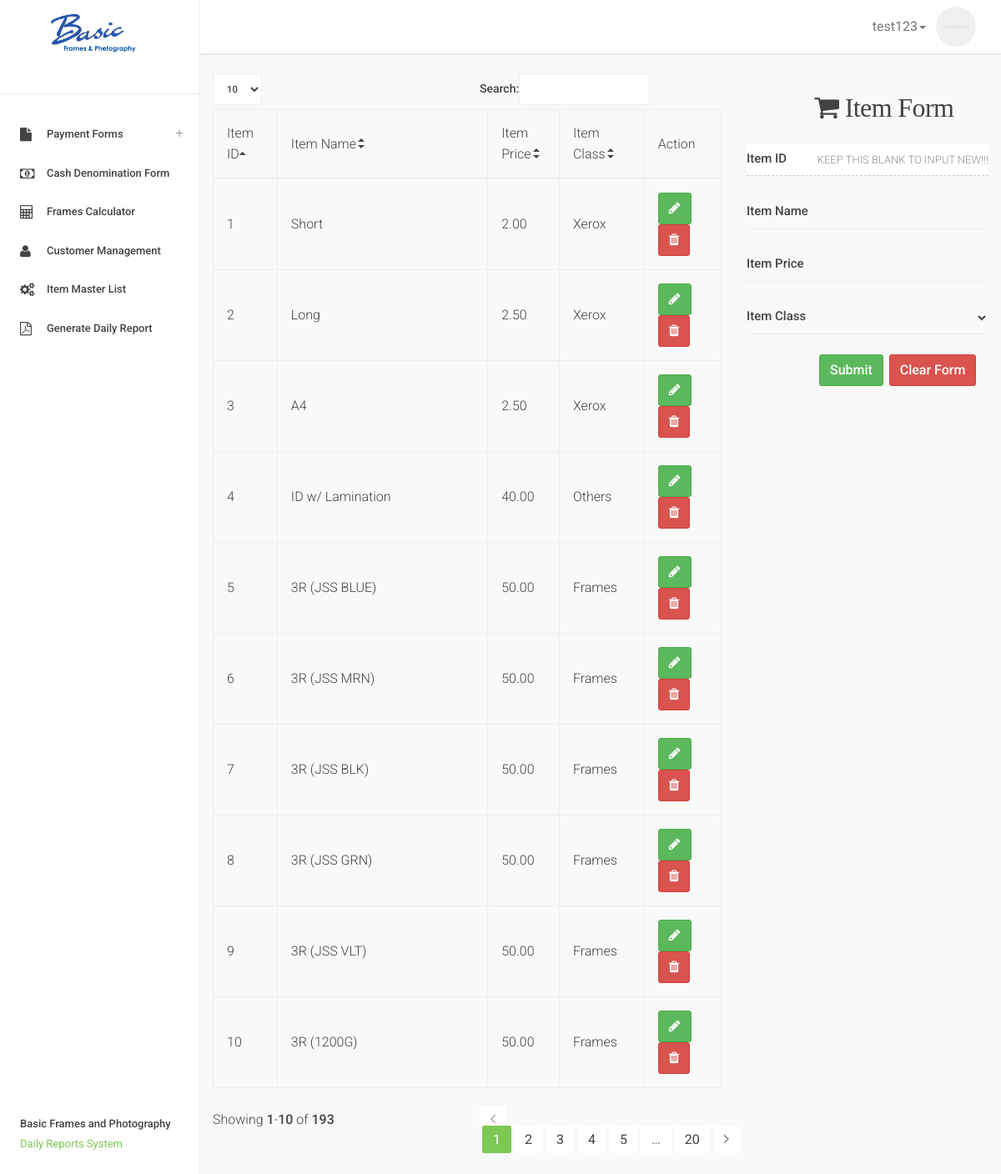
Screenshot of /item_master_list.php (signed in) with the database file from the repository.
### tables this page shows
CREATE TABLE `item_master_list` (
  `id` int(50) NOT NULL AUTO_INCREMENT,
  `item_name` varchar(50) DEFAULT NULL,
  `price` varchar(50) DEFAULT NULL,
  `item_class` varchar(50) DEFAULT NULL,
  PRIMARY KEY (`id`)
);

### functions/retrieve_item_master_list_table.php (the view, shortened to what this page needs)
<?php
include('connection.php');
$sql = "SELECT * FROM item_master_list";
$result = $conn->query($sql);
	if ($result->num_rows > 0) {
	  while($row = $result->fetch_assoc()) {
	  	if($row['price'] != ""){
	  		$color = "";
	  	}else{
	  		$color = "red";
	  	}
	  	echo "<tr style='color:".$color.";'>";
	  	echo "<td>".$row['id']."</td>";
	  	echo "<td>".$row['item_name']."</td>";
	  	echo "<td>".$row['price']."</td>";
	  	echo "<td>".$row['item_class']."</td>";
	  	echo "<td>
	  	<a href='item_master_list.php?edit_id=".$row['id']."'><button id='edit_item' class='btn btn-success' data-toggle='tooltip' data-placement='left' title='Edit Item'><i class='fa fa-pencil'></i></button></a>
	  	<a href='item_master_list.php?delete_id=".$row['id']."'><button id='delete_item' class='btn btn-danger' data-toggle='tooltip' data-placement='right' title='Delete Item'><i class='fa fa-trash'></i></button></a>
	  	</td>";
	  	echo "</tr>";
	  }
	}else{
	}
?>

### item_master_list.php (shortened to what this page needs)
<?php
if(isset($_GET['edit_id'])){
    $item_id = $_GET['edit_id'];
    include('./functions/item_id_checker.php');
    $item_name = $_SESSION['item_name'];
    $item_price = $_SESSION['price'];
    $item_class = $_SESSION['item_class'];
}
else{
    $item_id = '';
    $item_name = '';
    $item_price = '';
}
?>
<!DOCTYPE html>
<html class="app-ui">
    <head>
        <link rel="stylesheet" id="css-font-awesome" href="assets/css/font-awesome.css" />
        <link rel="stylesheet" id="css-ionicons" href="assets/css/ionicons.css" />
        <link rel="stylesheet" id="css-bootstrap" href="assets/css/bootstrap.css" />
        <link rel="stylesheet" id="css-app" href="assets/css/app.css" />
        <link rel="stylesheet" id="css-app-custom" href="assets/css/app-custom.css" />
        <link rel='stylesheet' href='https://cdn.jsdelivr.net/npm/sweetalert2@10.10.1/dist/sweetalert2.min.css'>
    </head>
    <body class="app-ui layout-has-drawer layout-has-fixed-header">
        <div class="app-layout-canvas">
            <div class="app-layout-container">
                <aside class="app-layout-drawer">
                    <div class="app-layout-drawer-scroll">
                        <div id="logo" class="drawer-header">
                            <a href="index.php"><img class="img-responsive" src="img/basicLogo.png" title="AppUI" alt="AppUI" style="height: 85px;margin-left: 25%;" /></a>
                        </div>
                        <nav class="drawer-main">
                            <ul class="nav nav-drawer">
                                <hr>
                               <li class="nav-item nav-item-has-subnav">
                                    <a href="javascript:void(0)"><i class="fa fa-file"></i> Payment Forms</a>
                                </li>
                                <li class="nav-item ">
                                    <a href="#" data-toggle="modal" data-target="#modal-cash_denomination"><i class="fa fa-money"></i> Cash Denomination Form</a>
                                </li>
                                <li class="nav-item ">
                                    <a href="frames_calculator.php"><i class="fa fa-calculator"></i> Frames Calculator</a>
                                </li>
                                <li class="nav-item ">
                                    <a href="customer_management.php"><i class="fa fa-user"></i> Customer Management</a>
                                </li>
                                <li class="nav-item ">
                                    <a href="item_master_list.php"><i class="fa fa-cogs"></i> Item Master List</a>
                                </li>
                                <li class="nav-item ">
                                    <a href="test_pdf.php" target="_blank"><i class="fa fa-file-pdf-o"></i> Generate Daily Report</a>
                                </li>
                            </ul>
                        </nav>
                        <div class="drawer-footer" style="position: fixed;">
                            <p class="copyright">Basic Frames and Photography</p>
                            <a href="#" rel="nofollow">Daily Reports System</a>
                        </div>
                    </div>
                </aside>
                <header class="app-layout-header">
                    <nav class="navbar navbar-default">
                        <div class="container-fluid">
                            <div class="collapse navbar-collapse" id="header-navbar-collapse">
                                <ul class="nav navbar-nav navbar-right navbar-toolbar hidden-sm hidden-xs">
                                    <li class="dropdown dropdown-profile">
                                        <a href="javascript:void(0)" data-toggle="dropdown">
                                            <span class="m-r-sm"><?php echo $_SESSION['username'];?><span class="caret"></span></span>
                                            <img class="img-avatar img-avatar-48" src="assets/img/avatars/avatar3.jpg" alt="User profile pic" />
                                        </a>
                                    </li>
                                </ul>
                            </div>
                        </div>
                    </nav>
                </header>
                <main class="app-layout-content">
                    <div class="container-fluid p-y-md">
                        <div class="row">
                            <div class="col-sm-8">
                                <div id="item_master_list_table">
                                    <table class="table table-bordered table-striped table-vcenter js-dataTable-full">
                                    <thead>
                                        <tr>
                                            <td>Item ID</td>
                                            <td>Item Name</td>
                                            <td>Item Price</td>
                                            <td>Item Class</td>
                                            <td>Action</td>
                                        </tr>
                                    </thead>
                                    <tbody>
                                        <?php include("./functions/retrieve_item_master_list_table.php") ?>
                                    </tbody>
                                    </table>
                                </div>
                            </div>
                            <div class="col-sm-4">
                                <form method="POST" action="./functions/submit_item_master_list.php">
                                    <h2 style="font-family: 'Copperplate', fantasy;margin-left: 28% ;"><i class="fa fa-shopping-cart"></i> Item Form</h2>
                                    <div class="form-material floating" style="margin-bottom: 25px;margin-top: 25px;">
                                        <input class="form-control" type="text" name="item_id" id="item_id" placeholder=" KEEP THIS BLANK TO INPUT NEW!!!" style="text-align: right;" value="<?php echo $item_id; ?>" readonly>
                                        <label for="number_input">Item ID</label>
                                    </div>
                                    <div class="form-material floating" style="margin-bottom: 25px;">
                                        <input class="form-control" type="text" name="item_name" id="item_name" style="text-align: right;" value="<?php echo $item_name; ?>">
                                        <label for="number_input">Item Name</label>
                                    </div>
                                    <div class="form-material floating" style="margin-bottom: 25px;">
                                        <input class="form-control" type="text" name="item_price" id="item_price" style="text-align: right;" value="<?php echo $item_price; ?>">
                                        <label for="number_input">Item Price</label>
                                    </div>
                                    <div class="form-material floating" style="margin-bottom: 25px;">
                                        <select class="form-control" style="text-align: right;" id="item_class" name="item_class">
                                            <option></option>
                                            <?php
                                            include('./functions/retrieve_item_class_option.php');
                                            ?>
                                        </select>
                                        <label for="item_class">Item Class</label>
                                    </div>
                                    <input type="submit" class="btn btn-success" style="margin-left: 30%;" />
                                    <a href="./functions/item_master_list_unset.php"><input type="button" class="btn btn-danger" style="margin-left: 1%;" value="Clear Form" name="clear_item_form" id="clear_item_form" /></a>
                                </form>
                            </div>
                        </div>
                    </div>
                </main>
            </div>
        </div>
    </body>
</html>

### functions/retrieve_item_class_option.php
<?php
include('connection.php');
$sql = "SELECT * FROM item_class";
$result = $conn->query($sql);
	if ($result->num_rows > 0) {
	  while($row = $result->fetch_assoc()) {
	  	if($_SESSION['item_class'] == $row['item_class_name']){
	  	echo "<option value='". $row['item_class_name'] ."' selected>". $row['item_class_name'] ."</option>";
	  	}else{
	  	echo "<option value='". $row['item_class_name'] ."'>". $row['item_class_name'] ."</option>";
	  	}
	  }
	}else{
	}
?>

### assets/css/app.css (style rules this page uses)
.app-layout-drawer { position: fixed; top: 0; bottom: 0; z-index: 5; display: block; width: 240px; background-color: #fff; border-right: 1px solid #eeeeee; font-weight: 500; background-color: #fff; visibility: hidden; -webkit-transform: translateX(-240px); transform: translateX(-240px); -webkit-transform-style: preserve-3d; transform-style: preserve-3d; -webkit-transition: 0.2s cubic-bezier(0.4, 0, 0.2, 1) 0.1s; transition: 0.2s cubic-bezier(0.4, 0, 0.2, 1) 0.1s; -webkit-transition-property: visibility, -webkit-transform; transition-property: visibility, -webkit-transform; transition-property: transform, visibility; transition-property: transform, visibility, -webkit-transform; }
.drawer-header { position: relative; overflow: hidden; width: 100%; height: 64px; line-height: 64px; line-height: 1; }
.drawer-header:before, .drawer-header:after { content: " "; display: table; }
.drawer-header:after { clear: both; }
.drawer-header a { display: block; height: auto; width: 100%; }
.drawer-header a img { height: 64px; width: auto; max-width: none; }
.drawer-main { margin-top: 24px; font-size: 13px; -webkit-transform: translateZ(0); transform: translateZ(0); }
.nav-drawer li a { padding-right: 24px; padding-left: 52.99999px; color: inherit; font-weight: 500; }
.nav-drawer > li > a { border-left: 3px solid transparent; padding-top: 14px; padding-bottom: 13px; }
.nav-drawer > li > a > i { position: absolute; left: 21px; font-size: 1.25em; line-height: 1.25; }
.nav-item-has-subnav > a:after { position: absolute; top: 50%; right: 24px; font-family: Ionicons; font-size: 17px; content: '\f489'; -webkit-transform: translate(50%, -50%); transform: translate(50%, -50%); }
.drawer-footer { bottom: 0; width: 100%; height: 96px; margin-top: 24px; padding-top: 24px; padding-right: 24px; padding-bottom: 24px; padding-left: 24px; font-size: 13px; line-height: 24px; }
.drawer-footer .copyright { margin-bottom: 0; }
.app-layout-header { z-index: 4; background-color: #fff; box-shadow: 0 1px 2px rgba(0, 0, 0, 0.14); }
.dropdown-profile a { padding-top: 8px !important; padding-bottom: 8px !important; }
.dropdown-profile a span { vertical-align: middle; }
.app-layout-content { height: 100%; width: 100%; }
@media screen and (min-width: 992px) { .layout-has-drawer .app-layout-header, .layout-has-drawer .app-layout-content, .layout-has-drawer .app-layout-footer { padding-left: 240px; } }
@media screen and (min-width: 992px) { .layout-has-drawer .app-layout-drawer { visibility: visible; -webkit-transform: translateX(0); transform: translateX(0); -webkit-transition: none; transition: none; } }
.layout-has-fixed-header .app-layout-header { position: fixed; top: 0; right: 0; left: 0; }
.layout-has-fixed-header .app-layout-content { padding-top: 64px; }
.form-material { position: relative; margin: 10px 0 10px; }
.form-material > label { position: absolute; top: 6px; left: 0; font-size: 85%; -webkit-transform: translate(0, -24px); transform: translate(0, -24px); }
.form-material.floating > label { font-size: 15px; cursor: text; -webkit-transition: all 0.15s ease-out; transition: all 0.15s ease-out; -webkit-transform: translate(0, 0); transform: translate(0, 0); }
.form-material > .form-control { padding-left: 0; padding-right: 0; border: 0; border-radius: 0; background-color: transparent; box-shadow: 0 1px 0 #edeeef; }
.form-material .form-control[disabled], .form-material .form-control[readonly], .form-material fieldset[disabled] .form-control { background-color: #fff; border-bottom: 1px dashed #ccc; box-shadow: none; }
.img-avatar { display: inline-block !important; width: 64px; height: 64px; line-height: 64px; text-align: center; vertical-align: middle; border-radius: 50%; }
.img-avatar.img-avatar-48 { width: 48px; height: 48px; line-height: 48px; }
.m-r-sm { margin-right: 8px !important; }
.p-y-md { padding-top: 24px !important; padding-bottom: 24px !important; }
table.dataTable { margin-bottom: 16px !important; }
table.dataTable thead .sorting:after, table.dataTable thead .sorting_asc:after, table.dataTable thead .sorting_desc:after { font-family: Ionicons; opacity: 1; right: 1em; }
table.dataTable thead .sorting:after { content: '\f361\00a0\f363'; display: inline-block; -webkit-transform: rotate(90deg); transform: rotate(90deg); }
table.dataTable thead .sorting_asc:after { content: '\f365'; }

### rows the page displays
item_master_list: id "1", item_name "Short", price "2.00", item_class "Xerox"
item_master_list: id "2", item_name "Long", price "2.50", item_class "Xerox"
item_master_list: id "3", item_name "A4", price "2.50", item_class "Xerox"
item_master_list: id "4", item_name "ID w/ Lamination", price "40.00", item_class "Others"
item_master_list: id "5", item_name "3R (JSS BLUE)", price "50.00", item_class "Frames"
item_master_list: id "6", item_name "3R (JSS MRN)", price "50.00", item_class "Frames"
item_master_list: id "7", item_name "3R (JSS BLK)", price "50.00", item_class "Frames"
item_master_list: id "8", item_name "3R (JSS GRN)", price "50.00", item_class "Frames"
item_master_list: id "9", item_name "3R (JSS VLT)", price "50.00", item_class "Frames"
item_master_list: id "10", item_name "3R (1200G)", price "50.00", item_class "Frames"

### other values shown
$_SESSION['username'] "test123"
